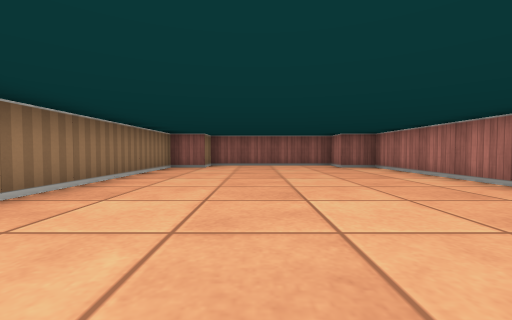
[1] (above)

24 first-person views from a walk through a cub3D level. The camera is about half as high as the walls, tilts 2° down and sees 90° across. The floor is counted in squares. Each view is taken from the middle of a square. On the plan, view 1 faces up. The plan holds only what a view shows up to about 9 squares ahead; the rest is blank.

[2]
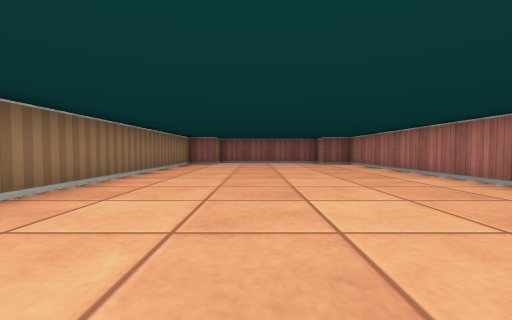

[3]
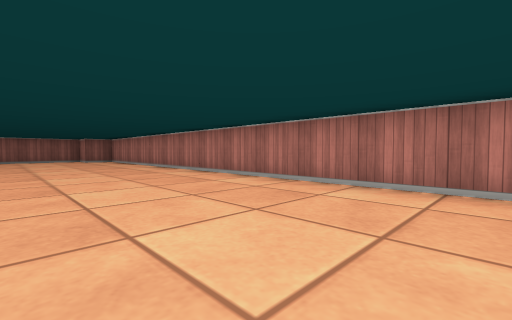

[4]
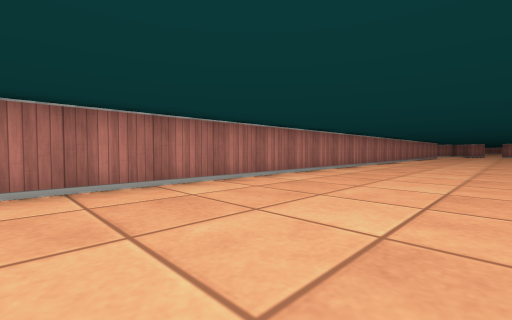

[5]
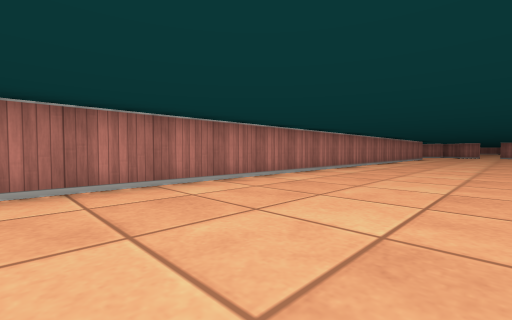

[6]
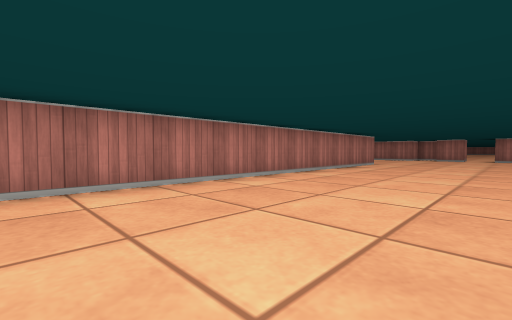

[7]
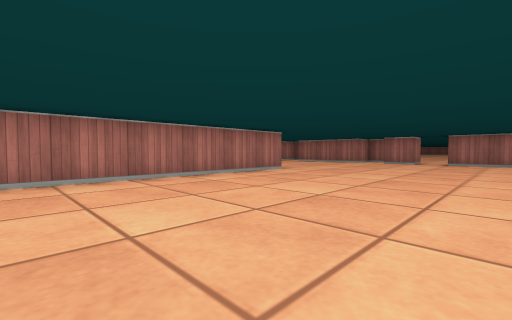

[8]
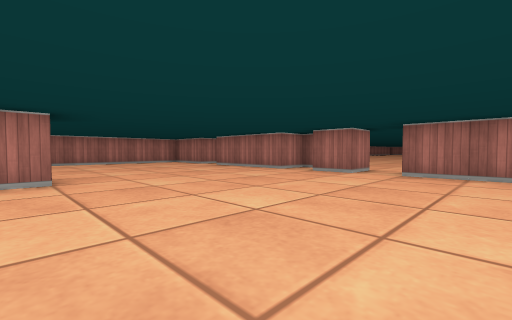

[9]
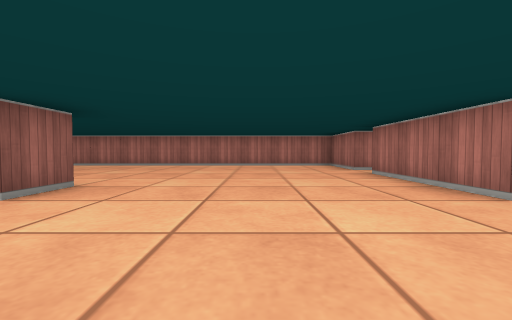

[10]
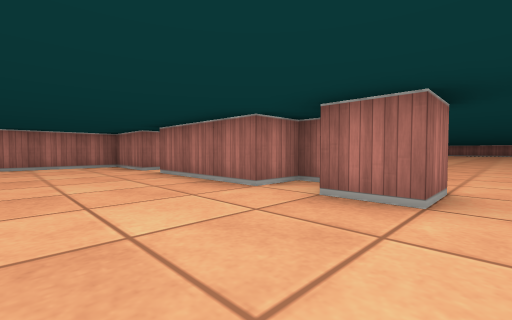

[11]
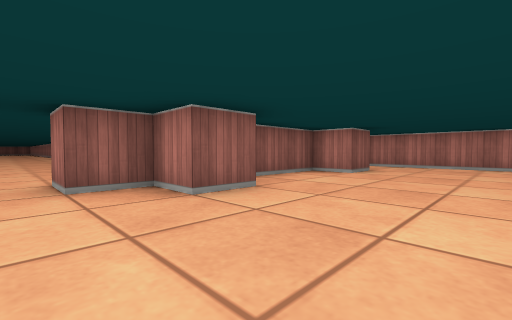

[12]
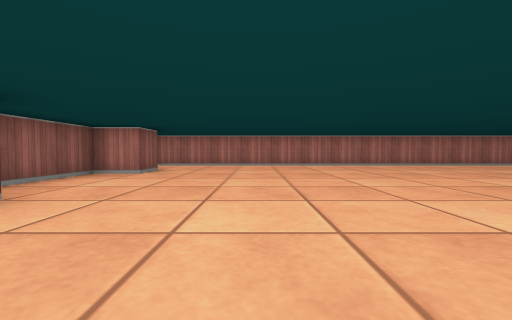

[13]
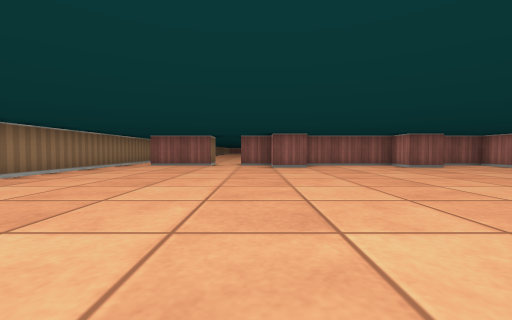

[14]
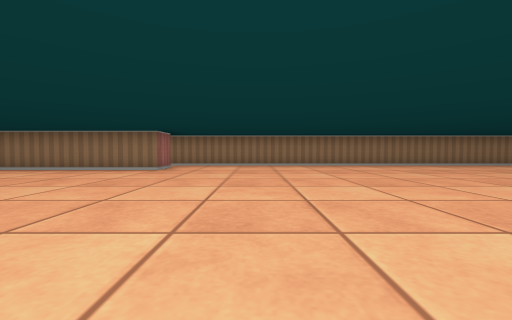

[15]
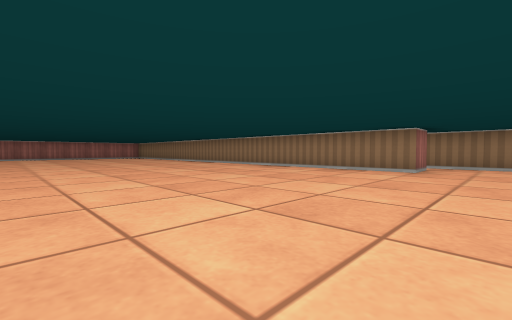

[16]
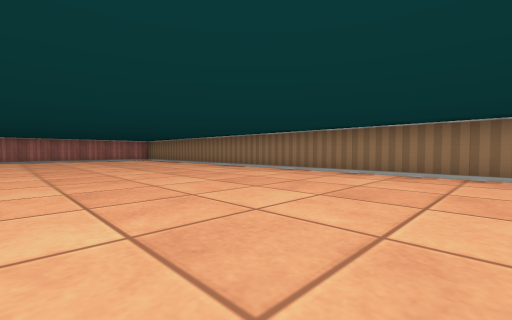

[17]
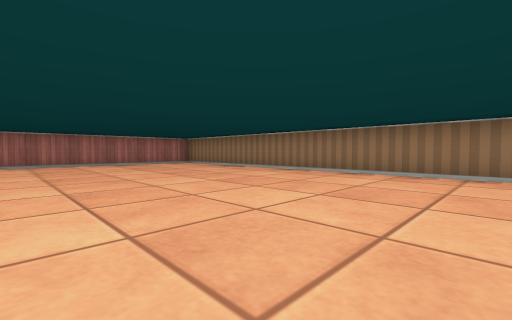

[18]
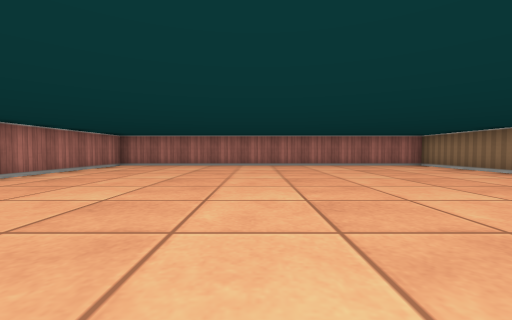

[19]
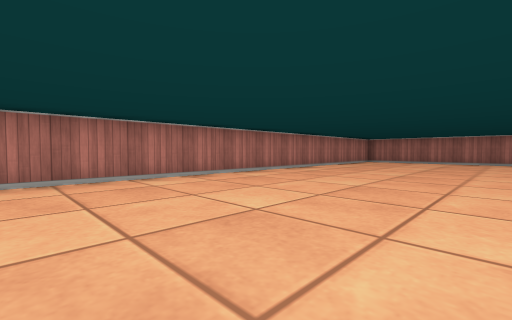

[20]
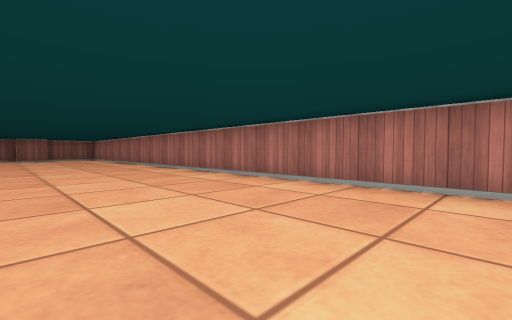

[21]
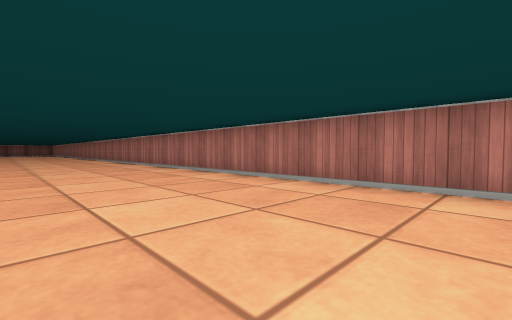

[22]
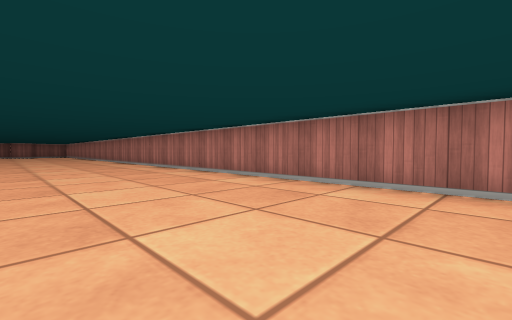

[23]
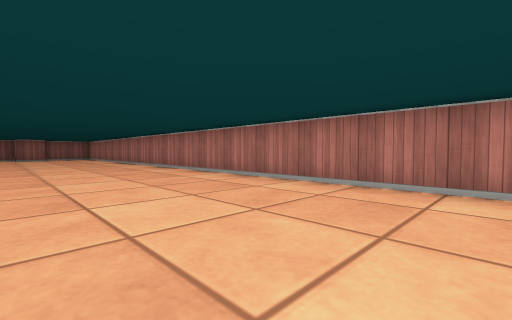

[24]
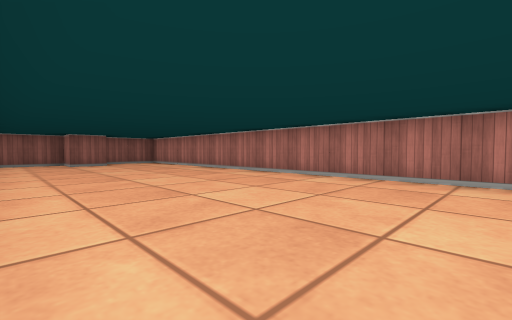

### Floor plan
Points are (right, up) in squares from view 1. A wall is a line through its corners. A room is listed if a view was taken in it or the views show most of it. See-through windows are left out.
Room 1 (views 1, 2, 3, 4, 5, 6, 7, 8, 9, 10, 21, 22, 23, 24)
walls: (4.5, -22.5) (3.5, -22.5) (3.5, 7.5) (2.5, 7.5) (2.5, 8.5) (-1.5, 8.5) (-1.5, 7.5) (-2.5, 7.5) (-2.5, 0.4); (3.5, -27.5) (6.5, -27.5); (-1.1, -27.5) (0.5, -27.5); (7.5, -27.5) (9.5, -27.5) (9.5, 6.2); (7.5, 7.5) (6.5, 7.5) (6.5, 8.5) (5, 8.5); (0.5, -28) (0.5, -28.5); (3, -28.5) (3.5, -28.5); (1.5, -28.5) (1.5, -27.5) (2.5, -27.5)
ways out: opening at (-2, -28) to room 2; opening at (1, -28) to room 2
Room 2 (views 11, 12, 13, 14, 15, 16, 17, 18, 19, 20)
walls: (-1.5, -39.5) (-0.5, -39.5) (-0.5, -55.5) (9.5, -55.5) (9.5, -28.5) (8.2, -28.5); (3.6, -29.5) (2.5, -29.5) (2.5, -28.5) (1.5, -28.5); (7.5, -29.5) (6.5, -29.5) (6.5, -28.5) (3.5, -28.5); (0.5, -28.5) (-1.5, -28.5); (-2.5, -28) (-2.5, -39.9)
ways out: opening at (-2, -28) to room 1; opening at (1, -28) to room 1

Positions as (right, up) in squares from view 1, and headings:
1: (0, 0), facing up
2: (0, -2), facing up
3: (0, -5), facing up-right
4: (0, -2), facing down-right
5: (0, -6), facing down-right
6: (0, -13), facing down-right
7: (-1, -17), facing down-right
8: (-1, -22), facing down-right
9: (1, -25), facing right
10: (1, -25), facing down-right
11: (1, -32), facing up-right
12: (1, -32), facing right
13: (2, -37), facing up
14: (6, -37), facing left
15: (6, -38), facing down-left
16: (5, -42), facing down-left
17: (5, -46), facing down-left
18: (5, -47), facing down
19: (5, -44), facing down-right
20: (6, -44), facing up-right
21: (6, -22), facing up-right
22: (6, -15), facing up-right
23: (6, -8), facing up-right
24: (5, -2), facing up-right
